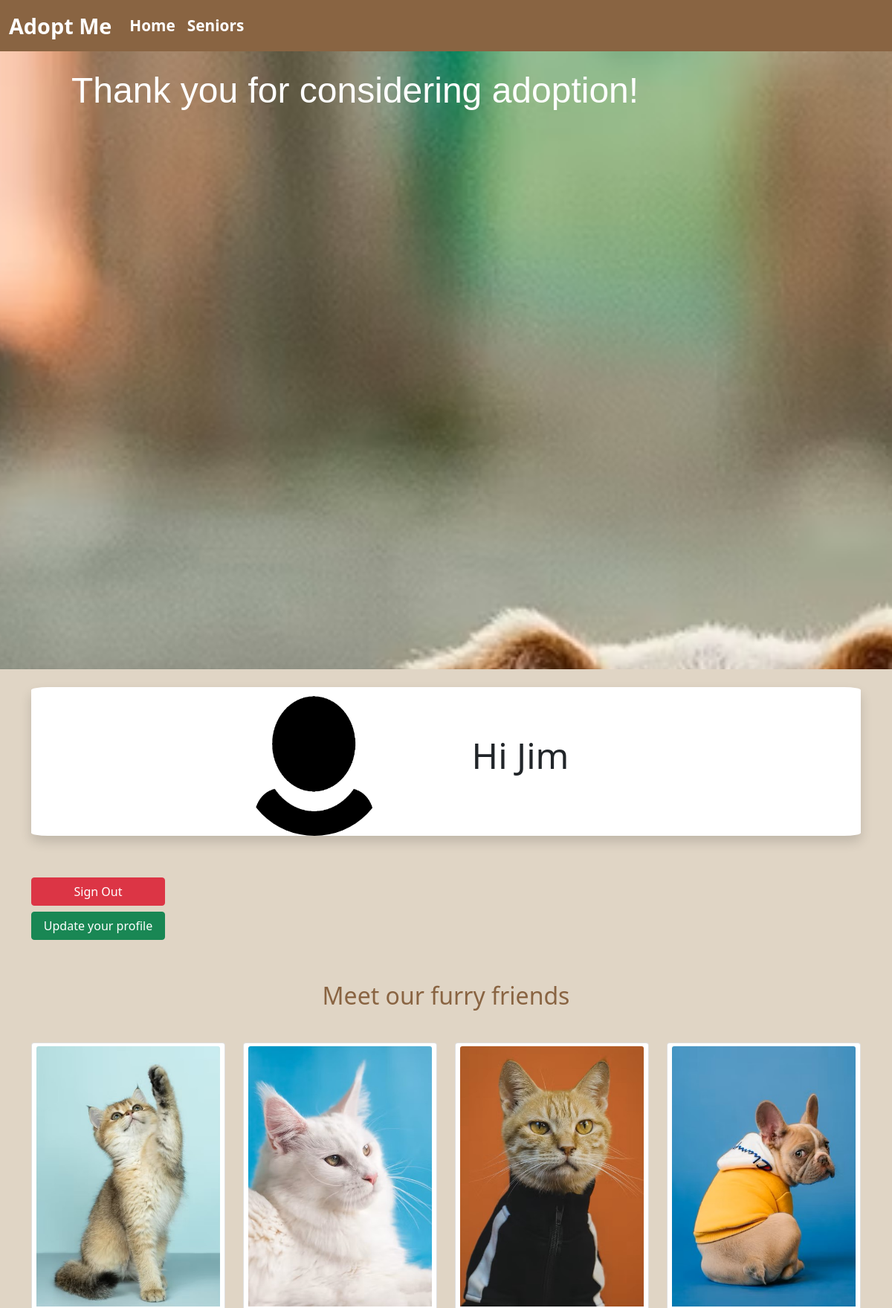
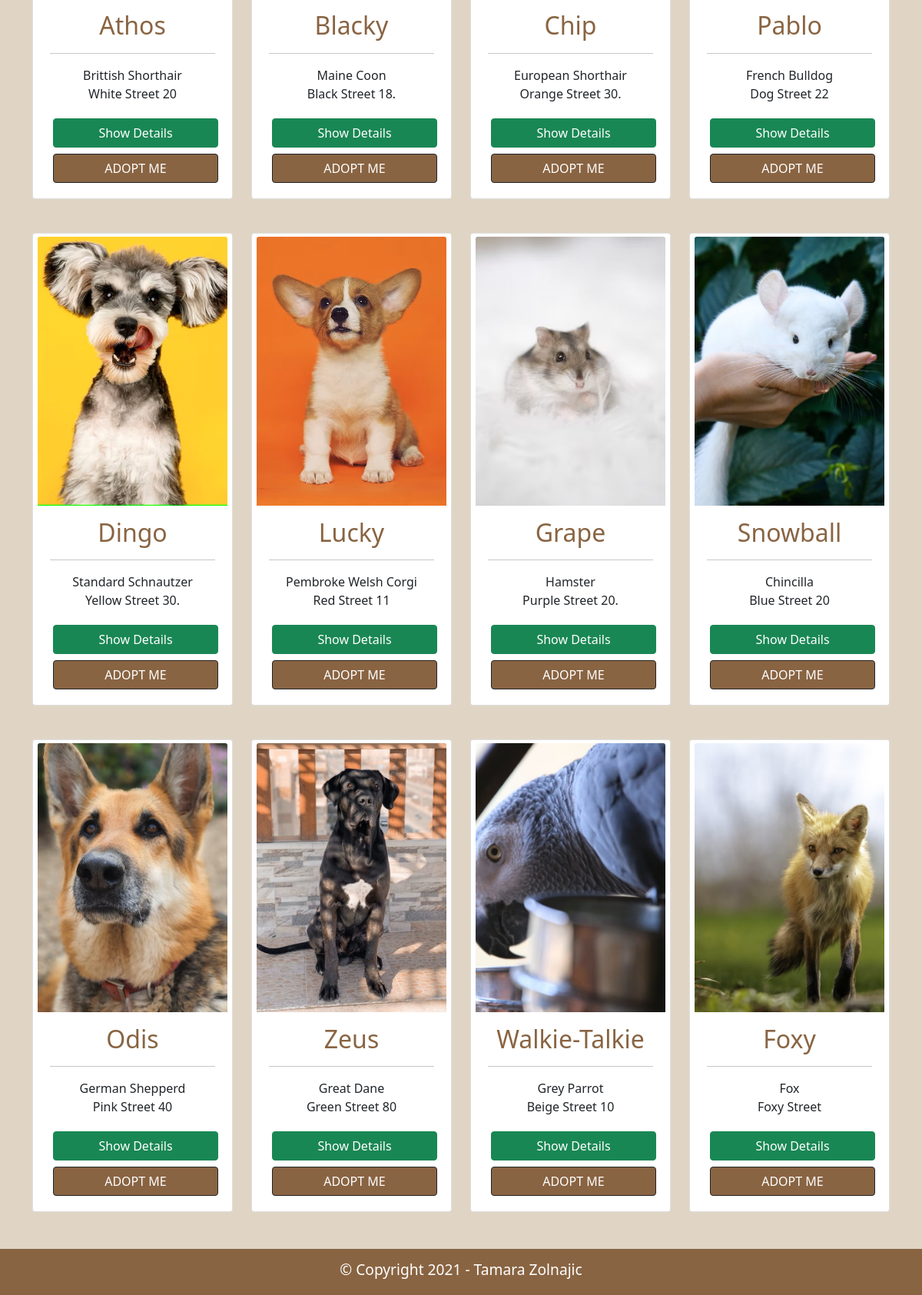
Screenshot of /home.php (signed in) with the database file from the repository (2 pictures, top to bottom).
### tables this page shows
CREATE TABLE `users` (
  `id` int(11) NOT NULL,
  `first_name` varchar(30) NOT NULL,
  `last_name` varchar(30) NOT NULL,
  `picture` varchar(255) DEFAULT NULL,
  `address` varchar(30) NOT NULL,
  `email` varchar(30) NOT NULL,
  `password` varchar(255) NOT NULL,
  `status` enum('user','adm') NOT NULL DEFAULT 'user',
  `date_of_birth` date DEFAULT NULL,
  `telnumber` int(50) NOT NULL
);

CREATE TABLE `animals` (
  `id` int(11) NOT NULL,
  `name` varchar(30) NOT NULL,
  `picture` varchar(255) DEFAULT NULL,
  `breed` varchar(30) NOT NULL,
  `age` int(11) NOT NULL,
  `type` varchar(30) NOT NULL,
  `description` varchar(30) NOT NULL,
  `hobbies` varchar(30) NOT NULL,
  `location` varchar(30) NOT NULL,
  `status` enum('avaliable','adopted') DEFAULT 'avaliable'
);

### home.php (the view, shortened to what this page needs)
<?php
require_once 'components/db_connect.php';
$res = mysqli_query($connect, "SELECT * FROM users WHERE id=" . $_SESSION['user']);
$row = mysqli_fetch_array($res, MYSQLI_ASSOC);
$sql ="SELECT * FROM animals";
    $result = mysqli_query($connect, $sql);
    $body = "";
    $nOR = mysqli_num_rows($result);
    if($nOR == 0) {
        $body = "No results";
    } else {
        $rows = mysqli_fetch_all($result, MYSQLI_ASSOC);
        foreach($rows as $val) {
            $body .= '<div class=" mb-5 col col-12 col-sm-12 col-md-6 col-lg-3 d-flex align-items-stretch justify-content-center">
            <div class="row g-1 container-fluid card shadow-md bg-card-color">
            <div class="";">
            <img style="width:100%; height:350px; object-fit: cover;" src=animals/pictures/'.$val["picture"].' class="card-img-top img-fluid" alt="...">
            <div class="card-body">
              <h5 class="card-title" style="font-size:2rem; color:#896442; text-align:center">'.$val["name"].'</h5>
              <hr>
              <p class="card-text" style="text-align:center">'.$val["breed"].'<br> '.$val["location"].'</p>
              <a href="show.php?id='.$val["id"].'" class="m-1 btn  btn btn-success w-100" >Show Details</a>
              <a href="adopt.php?id='.$val["id"].'" class="m-1 btn btn-dark w-100" style="background-color:#896442">ADOPT ME</a>
            </div>
            </div>
            </div>
          </div>
          ';
        }
    }
?>
<!DOCTYPE html>
<html lang="en">
<head>
<?php require_once 'components/boot.php'?>
</head>
<body style="background-color:#E0D5C5">
<?php require_once 'components/navbar.php' ?>
<div class="container" style="background-color:#E0D5C5">
    <div class="hero shadow">
        <img class="userImage" src="pictures/<?php echo $row['picture']; ?>" alt="<?php echo $row['first_name']; ?>">
        <p class="text-black profile_text" >Hi <?php echo $row['first_name']; ?></p>
    </div>
    <a style="width: 180px; margin-top:5%" class="btn btn-danger" href="logout.php?logout">Sign Out</a> <br>
    <a style="width: 180px; margin-top:0.5rem; margin-bottom:0.5em;" class="btn btn-success" href="update.php?id=<?php echo $_SESSION['user'] ?>">Update your profile</a>
    <h2 class="text-center m-5" style="color:#896442">Meet our furry friends</h2>
    <div class="row">
    <?= $body ?>
</div>
</div>
<?php require_once 'components/footer.php' ?>
</body>
</html>

### style.css (style rules this page uses)
.userImage { width: 200px; height: 200px; border-radius: 50%; }
.shadow { display: flex; justify-content: center; background-color: white; border-radius: 2%; }
.profile_text { padding: 5% 10%; font-size: 3rem; }

### home.php (style rules this page uses)
.userImage { width: 200px; height: 200px; }
.hero { background-color: rgb(158,134,48); background: rgb(158,134,48); }

### rows the page displays
users: picture (placeholder picture), first_name "Jim"
animals: picture (picture), name "Athos", breed "Brittish Shorthair", location "White Street 20"
animals: picture (picture), name "Blacky", breed "Maine Coon", location "Black Street 18."
animals: picture (picture), name "Chip", breed "European Shorthair", location "Orange Street 30."
animals: picture (picture), name "Pablo", breed "French Bulldog", location "Dog Street 22"
animals: picture (picture), name "Dingo", breed "Standard Schnautzer", location "Yellow Street 30."
animals: picture (picture), name "Lucky", breed "Pembroke Welsh Corgi", location "Red Street 11"
animals: picture (picture), name "Grape", breed "Hamster", location "Purple Street 20."
animals: picture (picture), name "Snowball", breed "Chincilla", location "Blue Street 20"
animals: picture (picture), name "Odis", breed "German Shepperd", location "Pink Street 40"
animals: picture (picture), name "Zeus", breed "Great Dane", location "Green Street 80"
animals: picture (picture), name "Walkie-Talkie", breed "Grey Parrot", location "Beige Street 10"
animals: picture (picture), name "Foxy", breed "Fox", location "Foxy Street"
